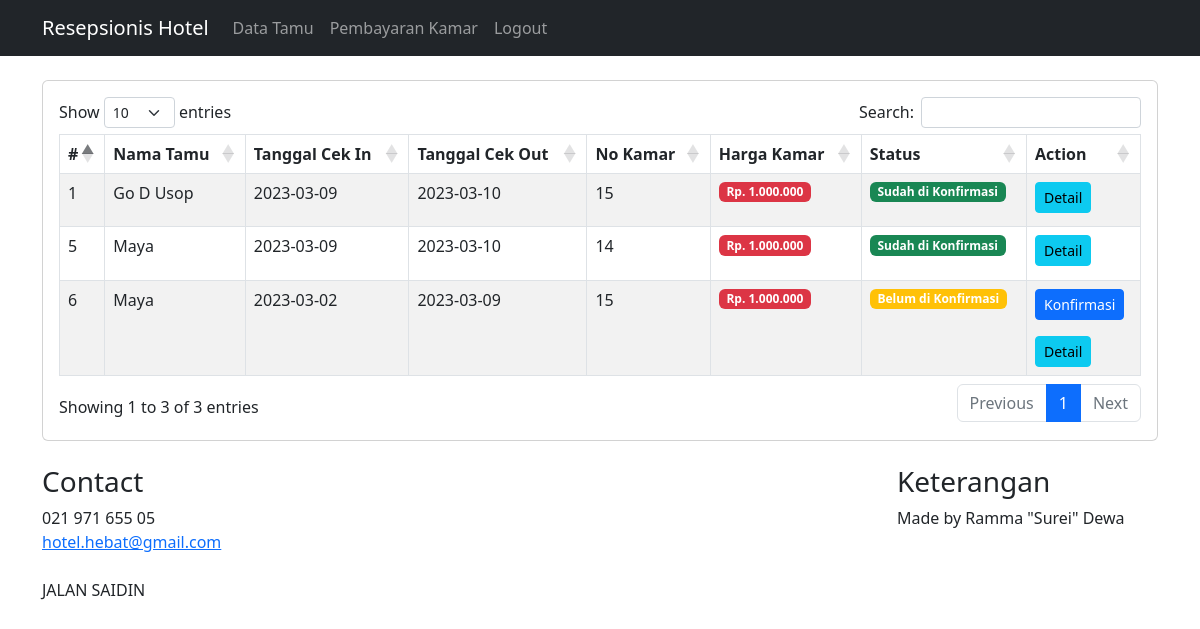
Page /resepsionis/index.php (signed in) on the committed database.
### tables this page shows
CREATE TABLE `pemesanan` (
  `id_pesanan` int(11) NOT NULL,
  `cek_in` varchar(255) DEFAULT NULL,
  `cek_out` varchar(255) DEFAULT NULL,
  `jml_kamar` varchar(255) DEFAULT NULL,
  `nama_pemesan` varchar(255) DEFAULT NULL,
  `email_pemesan` varchar(255) DEFAULT NULL,
  `hp_pemesan` varchar(255) DEFAULT NULL,
  `nama_tamu` varchar(255) DEFAULT NULL,
  `id_kamar` int(11) DEFAULT NULL,
  `status` varchar(2) DEFAULT NULL,
  `harga` varchar(255) NOT NULL,
  `bayar` varchar(255) NOT NULL
);

CREATE TABLE `kamars` (
  `id_kamar` int(11) NOT NULL,
  `tipe` varchar(255) NOT NULL,
  `no` varchar(255) NOT NULL,
  `lantai` varchar(255) NOT NULL,
  `status` varchar(255) NOT NULL,
  `no_fasilitas` int(11) NOT NULL
);

### resepsionis/index.php (the view, shortened to what this page needs)
<?php
    require '../koneksi.php';
?>
<?php include('layout/header.php') ?>
    <div class="container mt-4">
        <div class="row">
            <div class="col-md-12">
                <div class="card card-outline card-info">
                    <div class="card-body">
                        <table class="table table-bordered table-striped" id = "table">
                            <thead>
                                <tr>
                                    <th style="width: 10px">#</th>
                                    <th>Nama Tamu</th>
                                    <th>Tanggal Cek In</th>
                                    <th>Tanggal Cek Out</th>
                                    <th>No Kamar</th>
                                    <th>Harga Kamar</th>
                                    <th>Status</th>
                                    <th>Action</th>
                                </tr>
                            </thead>
                            <tbody>
                            <?php
                                $data = mysqli_query($con, "select * from pemesanan");
                                while($d = mysqli_fetch_array($data)){
                                ?>
                                <tr>
                                    <td><?php echo $d['id_pesanan']; ?></td>
                                    <td><?php echo $d['nama_tamu']; ?></td>
                                    <td><?php echo $d['cek_in']; ?></td>
                                    <td><?php echo $d['cek_out']; ?></td>
                                    <td>
                                    <?php
                                    $kamar = mysqli_query($con, "select * from kamars");
                                    while ($a = mysqli_fetch_array($kamar)) {
                                        if ($a['id_kamar'] == $d['id_kamar']) { ?>
                                        <?php echo $a['no']; ?>
                                        <?php
                                        }
                                    }
                                    ?>
                                    </td>
                                    <td>
                                        <p class="badge bg-danger bg-sm"> Rp. <?= number_format($d['harga'],0, ',' , '.')?> </p>
                                    </td>
                                    <td>
                                    <?php
                                    if ($d['status'] == 1) { ?>
                                        <span class="badge bg-warning">Belum di Konfirmasi</span>
                                    <?php } else { ?>
                                        <span class="badge bg-success">Sudah di Konfirmasi</span>
                                    <?php } ?>
                                    </td>
                                    <td>
                                    <form action="konfirmasi.php" method="POST">
                                        <?php
                                            if ($d['status'] == 1) { ?>
                                                <button class="btn btn-sm btn-primary">Konfirmasi</button>
                                            <?php } else { ?>
                                                <span> </span>
                                            <?php } ?>
                                    </form>
                                    <a href="detail_data_tamu.php?id=<?= $d['id_pesanan']; ?>" class="btn btn-info btn-sm">Detail</a>
                                    </td>
                                </tr>
                                <?php
                                }
                                ?>
                            </tbody>
                        </table>
                    </div>
                </div>
            </div>
        </div>
    </div>
<?php include('../layout/footer.php') ?>

### rows in the picture
pemesanan: id_pesanan "1", nama_tamu "Go D Usop", cek_in "2023-03-09", cek_out "2023-03-10", harga "1.000.000", status "Sudah di Konfirmasi"
kamars: no "15"
pemesanan: id_pesanan "5", nama_tamu "Maya", cek_in "2023-03-09", cek_out "2023-03-10", harga "1.000.000", status "Sudah di Konfirmasi"
kamars: no "14"
pemesanan: id_pesanan "6", nama_tamu "Maya", cek_in "2023-03-02", cek_out "2023-03-09", harga "1.000.000", status "Belum di Konfirmasi"
